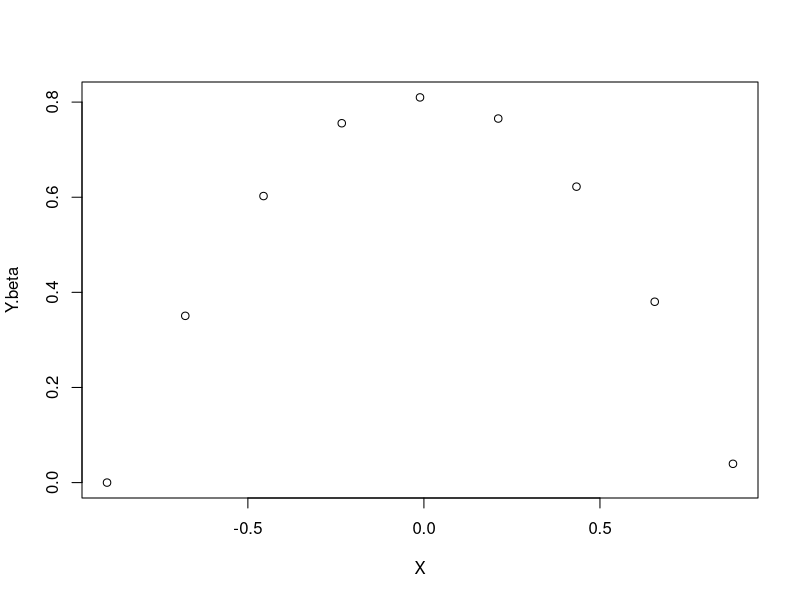
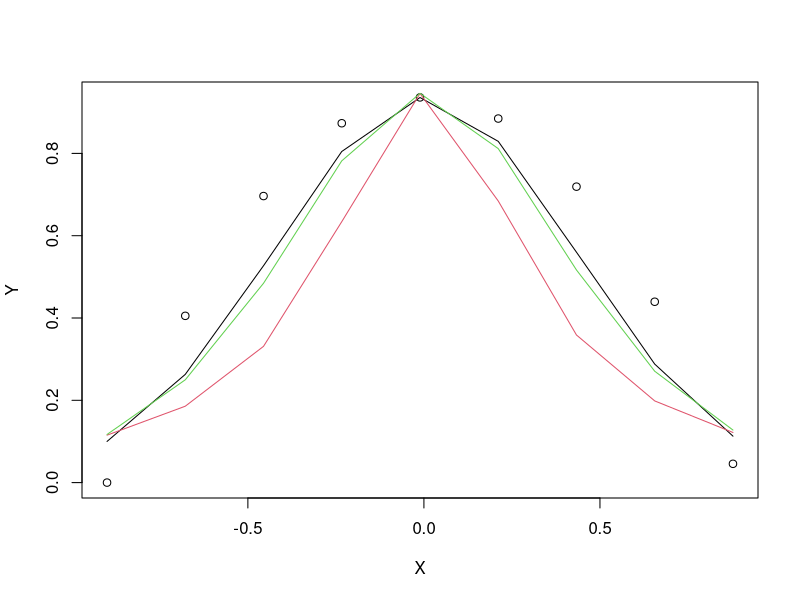
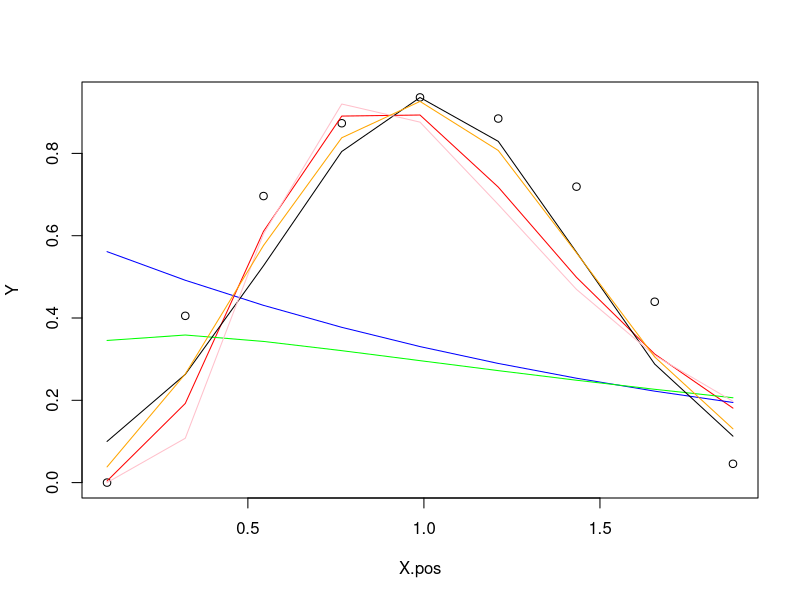
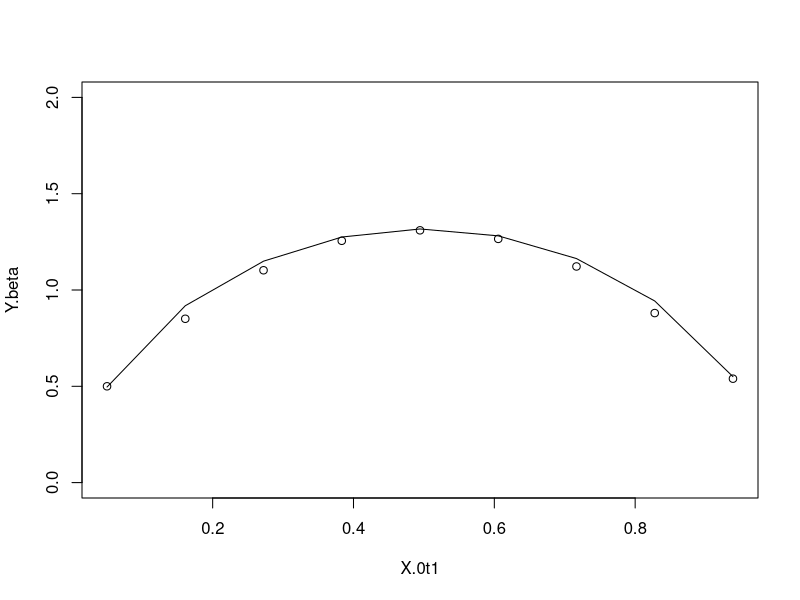
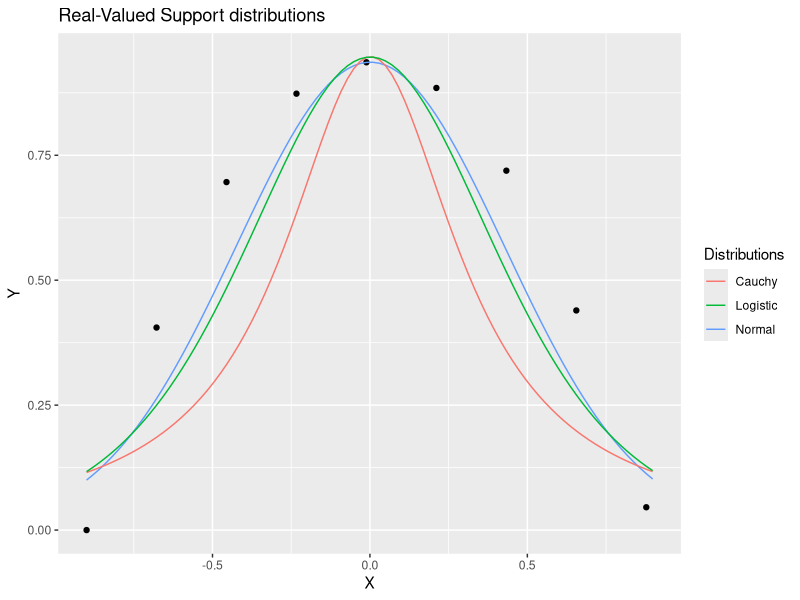
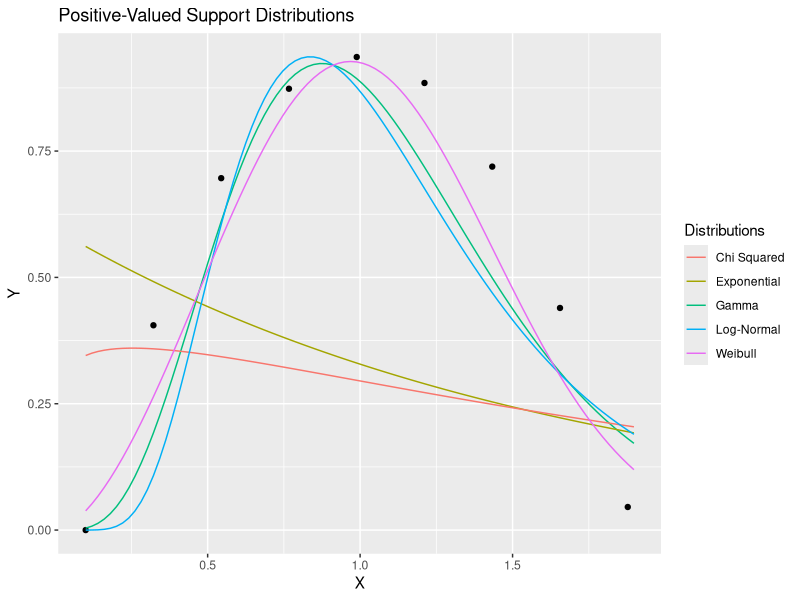
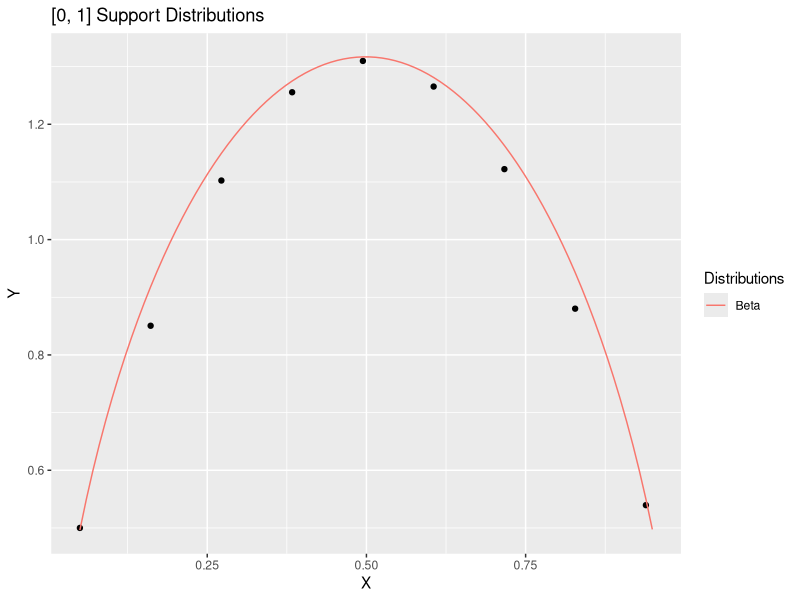
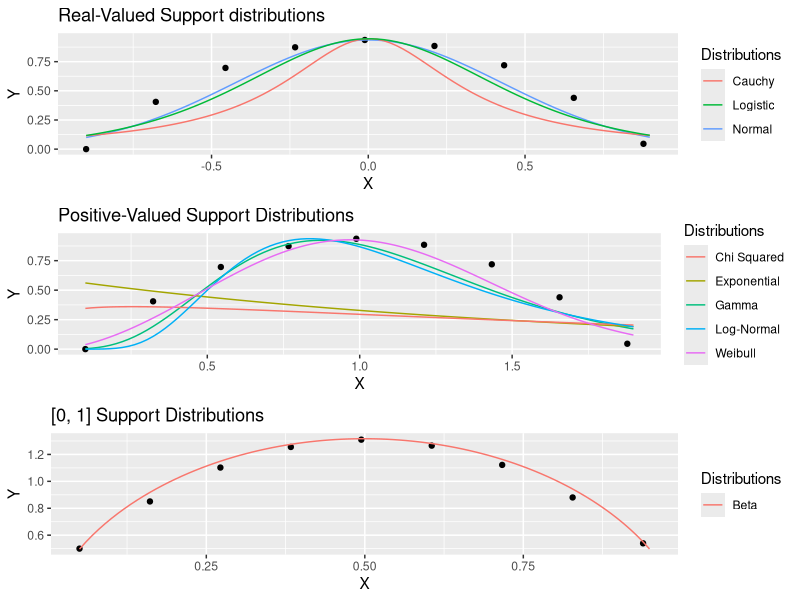

Write the R code that produced these figures, in order.
library(ggplot2)
library(dplyr)
library(ggpubr)

n=10
X = seq(-0.9, 1.1,len=n)[-10]
#Decided to go with no random noise
#set.seed(623); Y = -X^2 + rnorm(n,sd=0.1)

#Non-random 
Y = -X^2

# Problem that Y is negative, need to make positive and retain shape
Y.beta = Y + -min(Y)
plot(X, Y.beta)

Y = 5 * (Y.beta / sum(Y.beta))
plot(X,Y)

# #Drop 10th point to force even range about 0:
# X = X[-n]
# Y = Y[-n]
# Y.beta = Y.beta[-n]

# #technically some invented dist 
# test.fit = nls(Y~exp(-((X-mu)/sigma)^2), start=list(mu=0, sigma=0.5), trace = T,
#           control = list(maxiter = 100))
# plot(X,Y)
# lines(X, predict(test.fit), lty=2)

### Real X ###
##Works with better starting values
fit.normal = nls(Y~dnorm(X, mean, sd), start=c(mean=0, sd=0.25), trace=F,
          control = list(maxiter=100))
fit.cauchy = nls(Y~dcauchy(X, location, scale), start=c(location=0, scale=0.1), trace = F,
          control = list(maxiter=100))
fit.logistic = nls(Y~dlogis(X, location, scale), start=c(location=0, scale=0.1), trace = F,
          control = list(maxiter=1000))
lines(X, predict(fit.normal), col=1)
lines(X, predict(fit.cauchy), col=2)
lines(X, predict(fit.logistic), col=3)

#### Positive X #### 
X.pos = X+1 #Forces X positive
fit.gamma = nls(Y~dgamma(X.pos, shape, rate), start=c(shape=5, rate=5), trace = F,
                control = list(maxiter = 1000))
fit.exponential = nls(Y~dexp(X.pos, rate), start=c(rate=1), trace = F,
                control = list(maxiter=1000))
#Had to set initial DF=1
fit.chisq = nls(Y~dchisq(X.pos, df), start=c(df=2), trace=F, 
                control = list(maxiter = 1000))
#Don't think F is flexible enough to fit
#fit.f = nls(Y~df(X.pos, df1, df2), start=c(df1=10, df2=1), trace = T, control = list(maxiter=1000))
fit.logNormal = nls(Y~dlnorm(X.pos, meanlog, sdlog), start=c(meanlog=0, sdlog=1/5), trace = F,
                control = list(maxiter=100))
fit.weibull = nls(Y~dweibull(X.pos, shape, scale), start=c(shape=3, scale=1), trace = F,
                control=list(maxiter=100))

plot(X.pos,Y)
x.pos = seq(0,2,len=100)
lines(X.pos, predict(fit.gamma), col="red")
lines(X.pos, predict(fit.exponential), col="blue")
lines(X.pos, predict(fit.chisq), col="green")
lines(X.pos, predict(fit.normal), col="black")
lines(X.pos, predict(fit.logNormal), col="pink")
lines(X.pos, predict(fit.weibull), col="orange")

#### Make X e[0,1] #### 
X.0t1 = (X+1) / 2 
Y.beta = Y.beta + 1/2
#any var obtained from these fits should be multiplied by 4
#to get us on the same scale as the original X data 
fit.beta = nls(Y.beta~dbeta(X.0t1, shape1, shape2), start=c(shape1=1.7, shape2=1.7), trace=T,
               control=list(maxiter=1000))
plot(X.0t1, Y.beta, ylim=c(0,2))
lines(X.0t1, predict(fit.beta))




### Plotting ###
X.long = seq(-0.9, 1.1, len=100)[-c(91:100)]
Y.long = -X.long^2
Y.long = Y.long + -min(Y.long)

### Real X ###
realPlot = data.frame(
  X.long = X.long,
  Y.long = Y.long,
  normal = dnorm(X.long, mean=coef(fit.normal)[1], sd=coef(fit.normal)[2]),
  cauchy = dcauchy(X.long, location=coef(fit.cauchy)[1], scale=coef(fit.cauchy)[2]),
  logistic = dlogis(X.long, location=coef(fit.logistic)[1], scale=coef(fit.logistic)[2])
)
frame1 = ggplot(mapping=aes(x=X.long, y=Y.long))+
  geom_point(mapping=aes(x=X, y=Y))+
  geom_line(mapping=aes(y=realPlot$normal, color="Normal"))+
  geom_line(mapping=aes(y=realPlot$cauchy, color="Cauchy"))+
  geom_line(mapping=aes(y=realPlot$logistic, color="Logistic"))+
  labs(x="X", y="Y", color="Distributions")+
  ggtitle("Real-Valued Support distributions")

### Positive X ###
X.pos.long = X.long+1 
positivePlot = data.frame(
  X.pos.long = X.pos.long,
  Y.long = Y.long,
  gamma = dgamma(X.pos.long, shape=coef(fit.gamma)[1], rate=coef(fit.gamma)[2]),
  exponential = dexp(X.pos.long, rate=coef(fit.exponential)),
  chisq = dchisq(X.pos.long, df=coef(fit.chisq)),
  logNormal = dlnorm(X.pos.long, meanlog=coef(fit.logNormal)[1], sdlog=coef(fit.logNormal)[2]),
  weibull = dweibull(X.pos.long, shape=coef(fit.weibull)[1], scale=coef(fit.weibull)[2])
)
frame2 = ggplot(mapping=aes(x=X.pos.long, y=Y.long))+
  geom_point(mapping=aes(x=X.pos, y=Y))+
  geom_line(aes(y=positivePlot$gamma, color="Gamma"))+
  geom_line(aes(y=positivePlot$exponential, color="Exponential"))+
  geom_line(aes(y=positivePlot$chisq, color="Chi Squared"))+
  geom_line(aes(y=positivePlot$logNormal, color="Log-Normal"))+
  geom_line(aes(y=positivePlot$weibull, color="Weibull"))+
  labs(x="X", y="Y", color="Distributions")+
  ggtitle("Positive-Valued Support Distributions")

#### X e[0,1] #### 
X.long01 = (X.long+1) / 2 
Y.long.beta = Y.long + 1/2
zeroOnePlot = data.frame(
  X = X.long01,
  Y = Y.long.beta, 
  beta = dbeta(X.long01, shape1=coef(fit.beta)[1], shape2=coef(fit.beta)[2])
)
frame3 = ggplot(mapping=aes(x=X.long01, y=Y.long.beta))+
  geom_point(mapping=aes(x=X.0t1, y=Y.beta))+
  geom_line(mapping=aes(y=zeroOnePlot$beta, color="Beta"))+
  labs(x="X", y="Y", color="Distributions")+
  ggtitle("[0, 1] Support Distributions")

#Display plots separately
frame1
frame2
frame3

#Display together
ggarrange(frame1, frame2, frame3, nrow=3, ncol=1)

